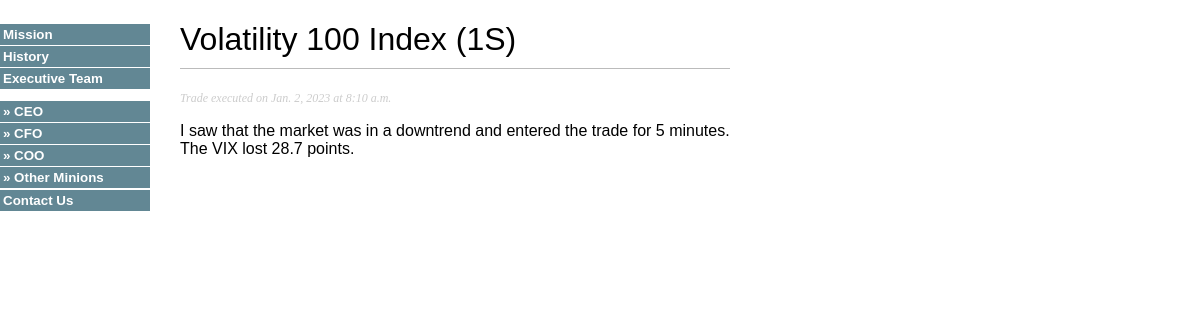
Page /journal/5/ on the committed database.
### journal/models.py (models this page shows, shortened)
class Trade(models.Model):
    class TradeResult(models.TextChoices):
        WIN = 'Win', 'W'
        LOSS = 'Loss', 'L'
    class TradeType(models.TextChoices):
        UP = 'Up', 'U'
        DOWN = 'Down', 'D'
    class Meta:
        ordering = ['-date']
    date = models.DateField()
    type_of_trade = models.CharField(max_length=5,
            choices=TradeType.choices,
            default=TradeType.UP)
    result = models.CharField(max_length=5,
            choices=TradeResult.choices,
            default=TradeResult.WIN)
    currency_pair = models.CharField(max_length=50)
    analysis = models.TextField()
    broker = models.CharField(max_length=20)
    entry_time = models.TimeField()

### journal/views.py (the view)
# urls.py: path('<int:id>/', views.trade_detail, name='trade_detail'),
def trade_detail(request, id):
    trade = get_object_or_404(Trade,
            id=id)
    return render(request,
            'journal/trade/detail.html',
            {'trade': trade})

### journal/templates/journal/trade/detail.html (shortened to what this page needs)
{% extends "journal/base.html" %}
{% block content %}
<h1>{{ trade.currency_pair }}</h1>
<p class="date">
Trade executed on {{ trade.date }} at {{ trade.entry_time }}
</p>
{{ trade.analysis|linebreaks }}
{% endblock %}

### journal/static/css/journal.css (style rules this page uses)
body { margin:0; padding:0; font-family:helvetica, sans-serif; }
h1 { font-weight:normal; border-bottom:1px solid #bbb; padding:0 0 10px 0; }
p.date { color:#ccc; font-family: georgia, serif; font-size: 12px; font-style: italic; }

### journal/static/css/more-styles.css (style rules this page uses)
body { font: 12pt Verdana, Arial, Georgia, sans-serif; }

### rows in the picture
Trade: currency_pair "Volatility 100 Index (1S)", date "Jan. 2, 2023", entry_time "8:10 a.m.", analysis "I saw that the market was in a downtrend and entered the trade for 5 minutes. The VIX lost 28.7 points."
